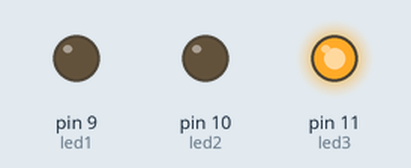
Simulated run of this sketch. Board: Arduino Uno, built with avr-gcc and run on an emulated ATmega328P. On the bench: output pins drawn as LEDs (lit = HIGH).

Above: at 0.05 s.
At 1.7 s:
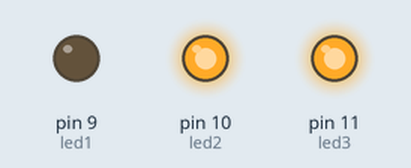
At 2.5 s:
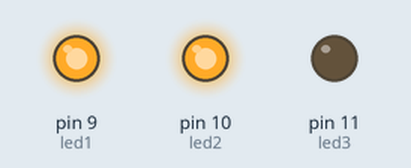
At 3.35 s:
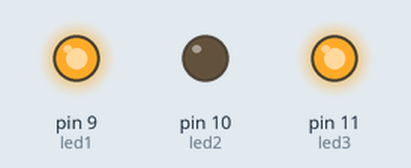
Timing chart, 0 to 7.8 s (numbered marks = the images above):
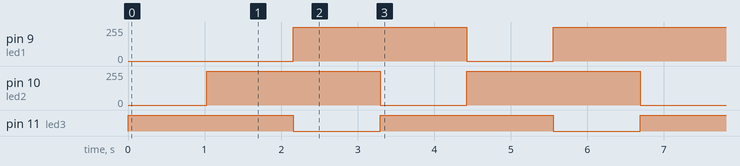

Measured:
- by itself, pin 9 (led1), pin 10 (led2): alternates 255/255 for 2.3 s and 0/255 for 1.1 s
- by itself, pin 11 (led3): alternates HIGH for 2.3 s and LOW for 1.1 s

The sketch:

RGB_test.ino
```cpp
int led1 = 9;

int led2 = 10;

int led3 = 11;

void setup()

{

  pinMode(led1,OUTPUT);

  pinMode(led2,OUTPUT);

  pinMode(led3,OUTPUT);

}

void setColor(int red,int green,int blue)

{

  analogWrite(led1,255-red);

  analogWrite(led2,255-green);

  analogWrite(led3,255-blue);

}

void loop()

{

  int i,j;

  for(i=0,j=255;i<256;i++)

  {

  setColor(i,j,0);

  delay(4);

  j--;

  }

  delay(100);        //绿色向红色渐变

  for(i=0,j=255;i<256;i++)

  {

  setColor(j,0,i);

  delay(4);

  j--;

  }

  delay(100);        //红色向蓝色渐变

  for(i=0,j=255;i<256;i++)

  {

  setColor(0,i,j);

  delay(4);

  j--;

  }

  delay(100);      //蓝色向绿色渐变

}
```
